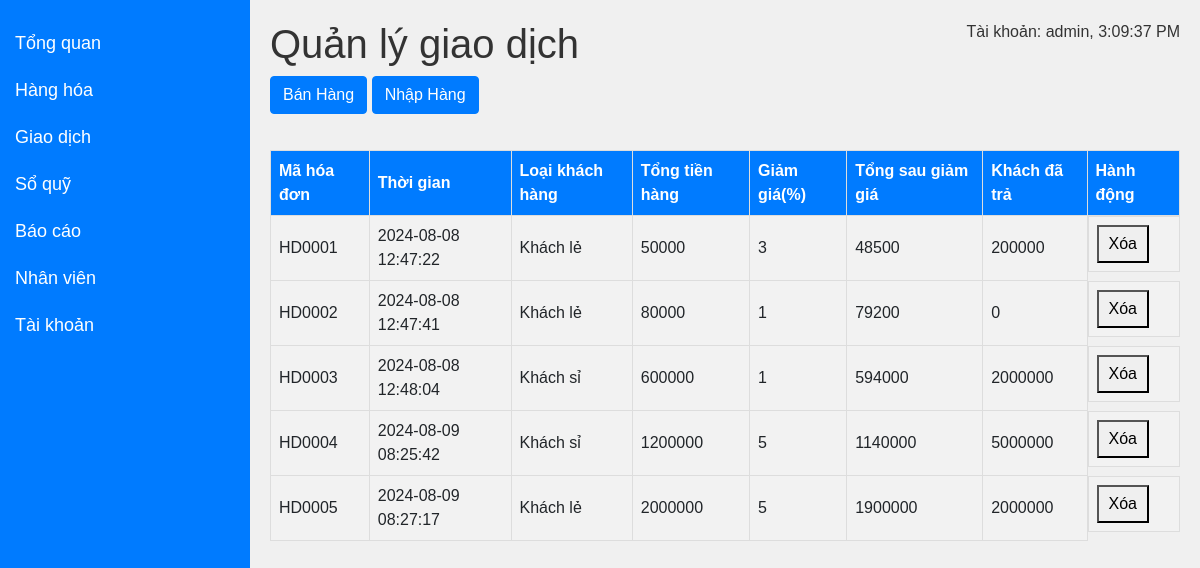
Before: /transaction (signed in) with the older database file.
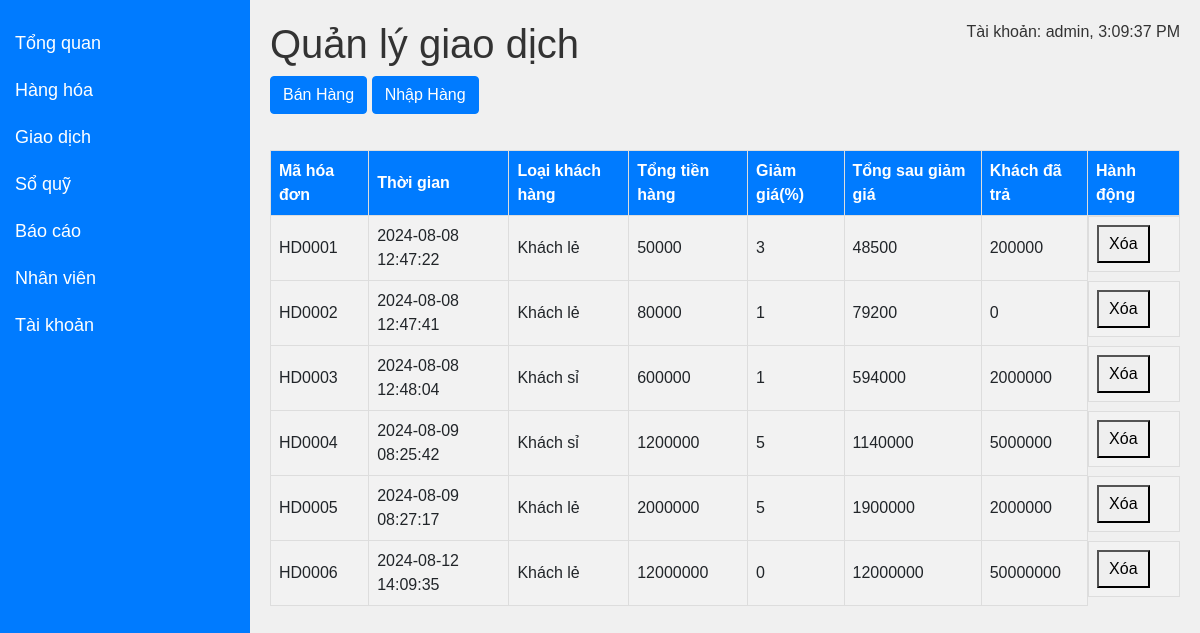
After: the same page with the newer database file.
### db.py (models this page shows)
class Bill(db.Model):
    __tablename__ = 'bill'
    id_bill = db.Column(db.Integer, primary_key=True)
    quantity = db.Column(db.Integer, nullable=False)
    date = db.Column(db.DateTime, default=lambda: datetime.utcnow().replace(microsecond=0), nullable=False)
    type_customer = db.Column(db.String(255), nullable=True)
    totalprice = db.Column(db.Integer, nullable=True)
    discount = db.Column(db.Integer, nullable=True)
    afterdiscount = db.Column(db.Integer, nullable=True)
    customerpaid = db.Column(db.Integer, nullable=True)
    id_product = db.Column(db.Integer, nullable=False)
    phone_customer = db.Column(db.Integer, nullable=True)

### app.py (the view)
@app.route("/transaction", methods=["GET"])
def admin_transaction():
    if "user_id" in session and session["usertype"] == "admin":
        user = Register.query.filter_by(id=session["user_id"]).first()
        if user:
            bills = get_bills()
            return render_template(
                "admin/transaction.html", user_name=user.user, bills=bills
            )
        else:
            return "Không tìm thấy thông tin người dùng"
    else:
        return redirect(url_for("login"))

### app.py (called while the page is built)
def get_bills():
    try:
        bills = Bill.query.with_entities(
            Bill.id_bill,
            Bill.date,
            Bill.type_customer,
            Bill.totalprice,
            Bill.discount,
            Bill.afterdiscount,
            Bill.customerpaid,
            Bill.id_product,
        ).all()
    except ProgrammingError:
        bills = []
    bill_list = []
    for bill in bills:
        bill_data = {
            "id_bill": bill.id_bill,
            "code_bill": "HD{:04d}".format(bill.id_bill),
            "date": bill.date,
            "type_customer": bill.type_customer,
            "totalprice": bill.totalprice,
            "discount": bill.discount,
            "afterdiscount": bill.afterdiscount,
            "customerpaid": bill.customerpaid,
            "id_product": bill.id_product,
        }
        bill_list.append(bill_data)
    return bill_list

### templates/admin/transaction.html (shortened to what this page needs)
<!DOCTYPE html>
<html lang="en">
<head>
    <link rel="stylesheet" href="https://stackpath.bootstrapcdn.com/bootstrap/4.5.2/css/bootstrap.min.css">
</head>
<body>
    <div class="sidebar">
        <a href="/overview">Tổng quan</a>
        <a href="/product">Hàng hóa</a>
        <a href="/transaction">Giao dịch</a>
        <a href="/treasury">Sổ quỹ</a>
        <a href="/report">Báo cáo</a>
        <a href="/staff">Nhân viên</a>
        <a href="/account">Tài khoản</a>
    </div>
    <div class="content">
        <h1>Quản lý giao dịch</h1>
        <p id="realtime-data"></p>
        <button id="addBillExport" class="btn btn-primary mb-3" onclick="openNewTabExport()">Bán Hàng</button>
        <button id="addBillImport" class="btn btn-primary mb-3" onclick="openNewTabImport()">Nhập Hàng</button>
        <table>
            <thead>
                <tr>
                    <th>Mã hóa đơn</th>
                    <th>Thời gian</th>
                    <th>Loại khách hàng</th>
                    <th>Tổng tiền hàng</th>
                    <th>Giảm giá(%)</th>
                    <th>Tổng sau giảm giá</th>
                    <th>Khách đã trả</th>
                    <th>Hành động</th>
                </tr>
            </thead>
            <tbody>
                {% for bill in bills %}
                <tr>
                    <td>{{ bill.code_bill }}</td>
                    <td>{{ bill.date }}</td>
                    <td>{{ bill.type_customer }}</td>
                    <td>{{ bill.totalprice }}</td>
                    <td>{{ bill.discount }}</td>
                    <td>{{ bill.afterdiscount }}</td>
                    <td>{{ bill.customerpaid }}</td>
                    <td class="action-buttons">
                        <button onclick="deleteBill('{{ bill.id_bill }}')">Xóa</button>
                    </td>
                </tr>
                {% endfor %}
            </tbody>
        </table>
    </div>
</body>
</html>

### templates/admin/transaction.html (style rules this page uses)
body { font-family: Arial, sans-serif; background-color: #f0f0f0; margin: 0; padding: 0; position: relative; }
.sidebar { height: 100%; width: 250px; position: fixed; top: 0; left: 0; background-color: #007bff; padding-top: 20px; }
.sidebar a { padding: 10px 15px; text-decoration: none; font-size: 18px; color: white; display: block; transition: background-color 0.3s ease; }
.content { margin-left: 250px; padding: 20px; }
.content h1 { color: #333; }
.content p { color: #666; }
#realtime-data { position: absolute; top: 20px; right: 20px; color: #333; }
table { width: 100%; border-collapse: collapse; margin-top: 20px; }
th, td { border: 1px solid #dddddd; text-align: left; padding: 8px; }
th { background-color: #007bff; color: white; }
td { background-color: #f2f2f2; }
.action-buttons { display: flex; justify-content: space-between; }
.action-buttons button { padding: 5px 10px; cursor: pointer; }

Changed rows visible on the page:
added Bill: code_bill "HD0006", date "2024-08-12 14:09:35", type_customer "Khách lẻ", totalprice "12000000", discount "0", afterdiscount "12000000", customerpaid "50000000"
